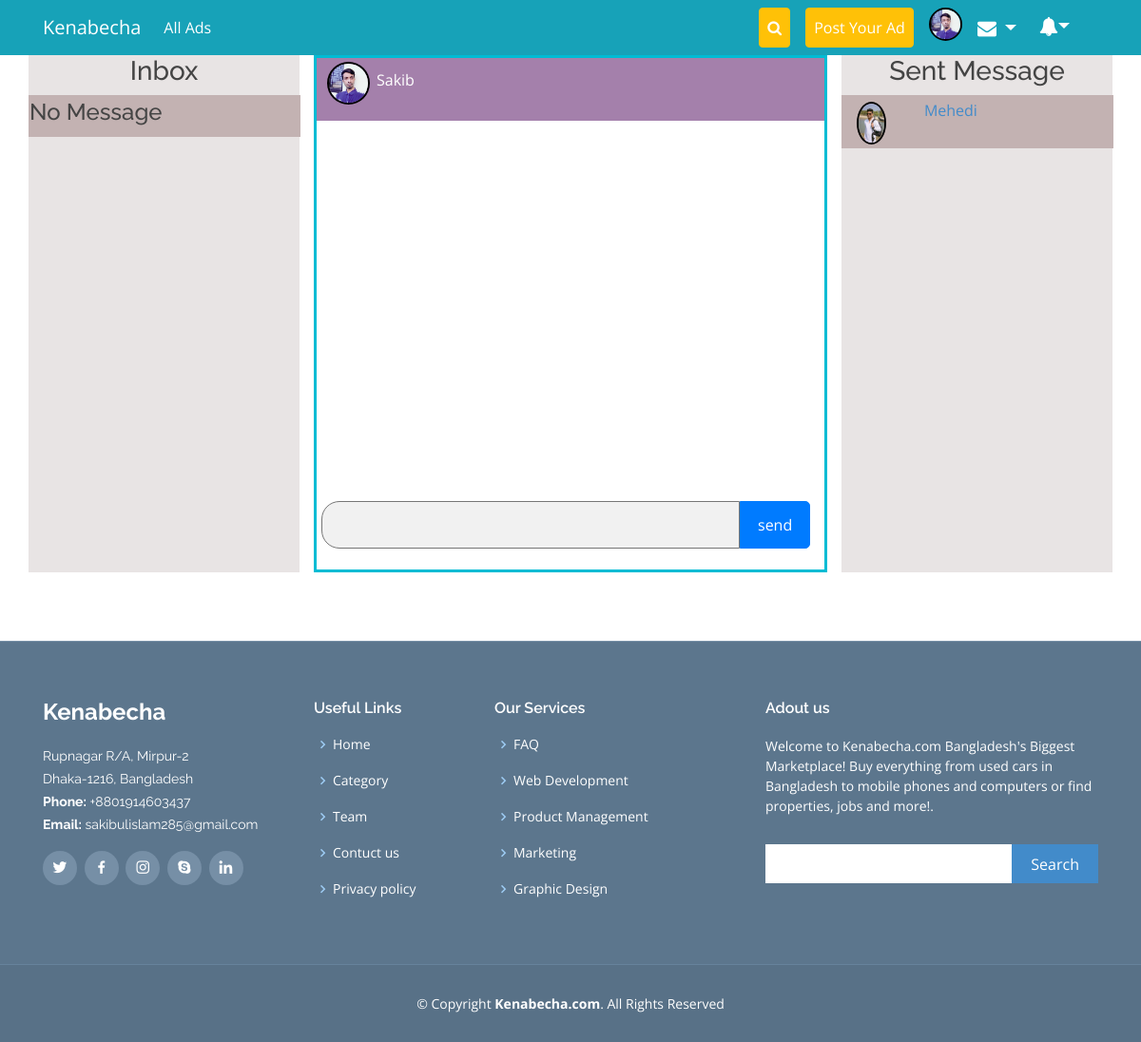
Screenshot of /messenger.php (signed in) with the database file from the repository.
### tables this page shows
CREATE TABLE `users` (
  `user_id` int(11) NOT NULL,
  `user_email` varchar(255) NOT NULL,
  `user_name` varchar(255) NOT NULL,
  `user_phone` varchar(255) NOT NULL,
  `user_photo` text NOT NULL,
  `user_pass` varchar(255) NOT NULL,
  `user_notf` varchar(50) DEFAULT NULL
);

### messenger.php (the view, shortened to what this page needs)
<?php include "includes/header.php" ?>
<?php if ($_SESSION['u_l'] == true){
$qry_id = $_SESSION['user_id'];
	?>
<?php
global $connection;
if (isset($_GET['rsvr_id'])) {
	$post_user_id=$_GET['rsvr_id'];
	 $_SESSION['post_user_id'] = $post_user_id ;
	$query = "SELECT * FROM users WHERE user_id = $post_user_id ";
 $result = mysqli_query($connection,$query);
 if ($result) {
 	$rwww = mysqli_fetch_array($result);
 	$pics = $rwww['user_photo'];
 	$okz = $rwww['user_name'];
 }
}else{
if (isset($_SESSION['post_user_id'])) {
	$post_user_id=$_SESSION['post_user_id'] ;
	$query = "SELECT * FROM users WHERE user_id = $post_user_id ";
 $result = mysqli_query($connection,$query);
 if ($result) {
 	$rwww = mysqli_fetch_array($result);
 	$here_id = $rwww['user_id'];
 	$pics = $rwww['user_photo'];
 	$okz = $rwww['user_name'];
 	$_SESSION['post_user_id']=$here_id;
 }
}else{
$querys = "SELECT sender_id,reciever_id FROM massage WHERE reciever_id = $qry_id OR sender_id = $qry_id GROUP BY reciever_id ORDER BY msg_status";
 $results = mysqli_query($connection,$querys);
 $cnnts= mysqli_num_rows($results);
 if ($results && $cnnts>0) {
 	$arr = mysqli_fetch_array($results);
 	$sender_ids = $arr['sender_id'];
 	$querys = "SELECT user_id,user_name,user_photo FROM users WHERE user_id = $sender_ids ";
 		$results = mysqli_query($connection,$querys);
 		$cnnts= mysqli_num_rows($results);
 		if ($results && $cnnts >0) {
 		$arrp = mysqli_fetch_array($results);
 			$pics = $arrp['user_photo'];
 			$okz = $arrp['user_name'];
 		  }else{
 				echo "<script>alert('No massages');</script>";
 				echo "<script>window.location= 'ads.php'</script>";
 		}
 }else{
 	echo "<script>alert('No massages');</script>";
 	echo "<script>window.location= 'ads.php'</script>";
 }
}
}
 ?>
<div class="container">
	<div class="row">
		<div class="col-md-3" style="background: #e8e4e4;">
			<h3 class="text-center">Inbox</h3>
			<?php
if (isset($_GET['get_msg'])==5) {
 	$query = "SELECT sender_id FROM massage WHERE reciever_id = $qry_id GROUP BY sender_id ORDER BY msg_status ASC";
 $result = mysqli_query($connection,$query);
 $cnnt= mysqli_num_rows($result);
 if ($result && $cnnt>0) {
 	while ($rwwwpp = mysqli_fetch_assoc($result)) {
 		$sender_ids = $rwwwpp['sender_id'];
 			$querys = "SELECT user_id,user_name,user_photo FROM users WHERE user_id = $sender_ids";
 		$results = mysqli_query($connection,$querys);
 		$cont_sendr_is = mysqli_num_rows($results);
 		if ($results && $cont_sendr_is>0) {
 		while ($row1 = mysqli_fetch_assoc($results)) {
 			$two_id = $row1['user_id'];
 			$two_name = $row1['user_name'];
 			$two_photo = $row1['user_photo'];
 			?>
 			<div class="sidedsn">
				<div class="row">
					<div class="col-md-3">
						<img style="max-width: 45px;max-height: 45px;border-radius: 100%; border:2px solid black;margin-top:3px;margin-right: 7px;" src="assets/img/<?php echo $two_photo; ?>" alt="">
					</div>
					<div class="col-md-9">
						<a href="?rsvr_id=<?php echo $two_id; ?>"><p><?php echo $two_name ?></p></a>
					</div>
				</div>
			</div>
 		<?php } }else{?>
				<div class="sidedsn">
				<div class="row">
					<h4>Oppss!!No User</h4>
				</div>
			</div>
 		<?php }
 	}
 }else{ ?>
 	 	<div class="sidedsn">
				<div class="row">
					<h4>No Message</h4>
				</div>
			</div>
 <?php }
}else{
 	$query = "SELECT sender_id FROM massage WHERE reciever_id = $qry_id ORDER BY msg_status ASC";
 $result = mysqli_query($connection,$query);
 $cnnt= mysqli_num_rows($result);
 if ($result && $cnnt>0) {
 	while ($rwwwpp = mysqli_fetch_assoc($result)) {
 		$sender_ids = $rwwwpp['sender_id'];
 			$querys = "SELECT user_id,user_name,user_photo FROM users WHERE user_id = $sender_ids ORDER BY user_id";
 		$results = mysqli_query($connection,$querys);
 		$cont_sendr_is = mysqli_num_rows($results);
 		if ($results && $cont_sendr_is>0) {
 		while ($row1 = mysqli_fetch_assoc($results)) {
 			$two_id = $row1['user_id'];
 			$two_name = $row1['user_name'];
 			$two_photo = $row1['user_photo'];
 			?>
 			<div class="sidedsn">
				<div class="row">
					<div class="col-md-3">
						<img style="max-width: 45px;max-height: 45px; border-radius: 100%; border:2px solid black;margin-top:3px;margin-right: 7px;" src="assets/img/<?php echo $two_photo; ?>" alt="">
					</div>
					<div class="col-md-9">
						<a href="?rsvr_id=<?php echo $two_id; ?>"><p><?php echo $two_name ?></p></a>
					</div>
				</div>
			</div>
 		<?php } }else{?>
				<div class="sidedsn">
				<div class="row">
					<h4>Oppss!!No User</h4>
				</div>
			</div>
 		<?php }
 	}
 }else{ ?>
 	 	<div class="sidedsn">
				<div class="row">
					<h4>No Message</h4>
				</div>
			</div>
 <?php }
 }
			 ?>
		</div>
		<div class="col-md-6">
			<div class="all-bx" id="myForm">
				<div style="background-color: #a480ab;padding: 1px;" class="chthd">
					<p style="margin-left: 10px; margin-top:0px;color:white" ><img style="max-width: 45px;max-height: 45px;border-radius: 50%; border:2px solid black;margin-top:3px;margin-right: 7px;" src="assets/img/<?php echo $pics; ?>" alt=""><?php echo $okz; ?></p>
				</div>
				<div class="both" id="parentDiv">
 							<?php
 						global $connection;
                                    ?>
		        </div>
        	<form action=" send.php" method="post">
			  <div class="form-group">
			    <div class="row">
			    	<div class="col-md-10">
			    		<textarea name="msg" id="msg" class="textareas" required></textarea>
			    	</div>
			    	<div class="col-md-2">
			    		 <input type="submit" name="send" value="send" class="btn btn-primary inptbtn">
			    	</div>
			    </div>
			  </div>
		</form>
      </div>
          </div>
				<div class="col-md-3" style="background: #e8e4e4;">
			<h3 class="text-center">Sent Message</h3>
			<?php
if (isset($_GET['get_msg'])==5) {
 	$query = "SELECT reciever_id FROM massage WHERE sender_id = $qry_id GROUP BY reciever_id ORDER BY msg_status ASC";
 $result = mysqli_query($connection,$query);
 $cnnt= mysqli_num_rows($result);
 if ($result && $cnnt>0) {
 	while ($rwwwpp = mysqli_fetch_assoc($result)) {
 		$reciever_ids = $rwwwpp['reciever_id'];
 			$querys = "SELECT user_id,user_name,user_photo FROM users WHERE user_id = $reciever_ids";
 		$results = mysqli_query($connection,$querys);
 		$cont_sendr_is = mysqli_num_rows($results);
 		if ($results && $cont_sendr_is>0) {
 		while ($row1 = mysqli_fetch_assoc($results)) {
 			$two_id = $row1['user_id'];
 			$two_name = $row1['user_name'];
 			$two_photo = $row1['user_photo'];
 			?>
 			<div class="sidedsn">
				<div class="row">
					<div class="col-md-3">
						<img style="max-width: 45px;max-height: 45px;border-radius: 50%; border:2px solid black;margin-top:3px;margin-right: 7px;" src="assets/img/<?php echo $two_photo; ?>" alt="">
					</div>
					<div class="col-md-9">
						<a href="?rsvr_id=<?php echo $two_id; ?>"><p><?php echo $two_name ?></p></a>
					</div>
				</div>
			</div>
 		<?php } }else{?>
				<div class="sidedsn">
				<div class="row">
					<h4>Oppss!!No User</h4>
				</div>
			</div>
 		<?php }
 	}
 }else{ ?>
 	 	<div class="sidedsn">
				<div class="row">
					<h4>No Sent Message</h4>
				</div>
			</div>
 <?php }
}else{
 	$query = "SELECT reciever_id FROM massage WHERE sender_id = $qry_id GROUP BY reciever_id ORDER BY msg_status ASC";
 $result = mysqli_query($connection,$query);
 $cnnt= mysqli_num_rows($result);
 if ($result && $cnnt>0) {
 	while ($rwwwpp = mysqli_fetch_assoc($result)) {
 		$reciever_ids = $rwwwpp['reciever_id'];
 			$querys = "SELECT user_id,user_name,user_photo FROM users WHERE user_id = $reciever_ids";
 		$results = mysqli_query($connection,$querys);
 		$cont_sendr_is = mysqli_num_rows($results);
 		if ($results && $cont_sendr_is>0) {
 		while ($row1 = mysqli_fetch_assoc($results)) {
 			$two_id = $row1['user_id'];
 			$two_name = $row1['user_name'];
 			$two_photo = $row1['user_photo'];
 			?>
 			<div class="sidedsn">
				<div class="row">
					<div class="col-md-3">
						<img style="max-width: 45px;max-height: 45px;border-radius: 100%; border:2px solid black;margin-top:3px;margin-right: 7px;" src="assets/img/<?php echo $two_photo; ?>" alt="">
					</div>
					<div class="col-md-9">
						<a href="?rsvr_id=<?php echo $two_id; ?>"><p><?php echo $two_name ?></p></a>
					</div>
				</div>
			</div>
 		<?php } }
 	}
 }
 }
			 ?>
		</div>
		</div>
	</div>
<?php }else{
	header("Location:ads.php");
} ?>
<br><br>
<br>
<?php include "includes/footer.php" ?>

### includes/header.php (shortened to what this page needs)
<!DOCTYPE html>
<html lang="en">
	<head>
		<link rel="stylesheet" href="assets/css/bootstrap.min.css">
		<link rel="stylesheet" href="assets/css/font-awesome.min.css">
		<link rel="stylesheet" href="style.css">
	</head>
	<body>
		<nav class="navbar navbar-expand-sm navbar-dark bg-info">
			<div class="container">
				<a class="navbar-brand" href="index.php">Kenabecha</a>
				<ul class="navbar-nav mr-auto">
					<li class="nav-item active">
						<a class="nav-link" href="ads.php">All Ads</a>
					</li>
				</ul>
				<?php
				global $connection;
					if (isset($_SESSION['user_email']) || isset($_SESSION['user_pass'])) {
						$user_email=$_SESSION['user_email'];
						$query="SELECT user_photo FROM users WHERE user_email= '$user_email' ";
						$result = mysqli_query($connection,$query);
						while ($row=mysqli_fetch_assoc($result)) {
							$user_phto = $row['user_photo'];
						}
						?>
						<ul class="navbar-nav" style="margin-right:30px; ">
							<li id="myBtn" class="nav-item active mr-3">
								<a class="nav-link btn btn-warning" href="#"><i class="fa fa-search"></i></a>
							</li>
							<li class="nav-item active">
								<a class="nav-link btn btn-warning" href="post_an_ad.php">Post Your Ad</a>
							</li>
							<div class="dropdown ml-3">
								<img class="dropdown-toggle" data-toggle="dropdown" style="height: 35px; width: 35px; border-radius: 50%; border-style: solid; border-color: black;border-width: 2px;" src="assets/img/<?php echo $user_phto; ?>" alt="">
							</div>
							<div class="dropdown ml-3">
								<i style="font-size: 20px; color:#fff; margin-top: 10px;" class="dropdown-toggle fa fa-envelope" data-toggle="dropdown" aria-hidden="true"><span style="color:red;font-weight:bold;padding:2px;font-size: 22px;margin-bottom: 10px;"><?php echo $ttl_msg>0 ?$ttl_msg :'' ?></span></i>
							</div>
							<div class="dropdown ml-4">
								<?php
									$user_email=$_SESSION['user_email'];
									$queries = "SELECT user_notf FROM users WHERE user_email = '$user_email' ";
									$resultz = mysqli_query($connection,$queries);
									if ($resultz) {
										$notf = mysqli_fetch_array($resultz);
										$numbz = $notf['user_notf'];
									$queryx="SELECT * FROM post WHERE post_status= 1 AND post_user_email != '$user_email' AND selling_status = 0 ";
									$resultx = mysqli_query($connection,$queryx);
									if ($resultx) {
										$numx = mysqli_num_rows($resultx);
									}
									if ($numbz==$numx) {
										$notification=0;
									}else if(($numx-$numbz)>3){
											$notification=3;
									}else{
										$notification= ($numx-$numbz);
									}
									if ($notification>0) {
									$query = "SELECT * FROM post WHERE post_status = 1 AND post_user_email != '$user_email' AND selling_status = 0 ORDER BY post_id DESC LIMIT $notification ";
									$result = mysqli_query($connection,$query);
									if ($result) {
										$num = mysqli_num_rows($result);
										if ($num>0){
									$qr = "SELECT * FROM post WHERE post_user_email = '$user_email' AND post_mark = 1 AND selling_status = 0 ";
									$rlt = mysqli_query($connection,$qr);
									$ap_notf = mysqli_num_rows($rlt);
										?>
										<i style="font-size: 20px; color:#fff; margin-top: 10px;" class="dropdown-toggle fa fa-bell" data-toggle="dropdown" aria-hidden="true"><span style="color:red;font-weight:bold;padding:2px;font-size: 22px;margin-bottom: 10px;"><?php echo ($num+$ap_notf); ?></span></i>
										<div class="dropdown-menu">
											<?php
											while ($row=mysqli_fetch_assoc($result)) {
											$post_id = $row['post_id'];
											$post_title = $row['post_title'];
											?>
											<a class="dropdown-item" href="another_single.php?post_id=<?php echo $post_id; ?>"><?php echo $post_title; ?></a>
											<?php	}if($ap_notf>0){ ?>
											<a style="color: green;" class="dropdown-item" href="post_an_ad.php?markaprv">Your<?php echo " ".$ap_notf." "; ?> Post Has</br>  been Approved.</a>
											<?php }
											?>
												<a style="color:red;" class="dropdown-item" href="?mrk_all">Mark All as Read</a>
											<?php
											 }
										}
										}else{
											$qr = "SELECT * FROM post WHERE post_user_email = '$user_email' AND post_mark = 1";
											$rlt = mysqli_query($connection,$qr);
											$ap_notf = mysqli_num_rows($rlt);
											if ($ap_notf>0) { ?>
											<i style="font-size: 20px; color:#fff; margin-top: 10px;" class="dropdown-toggle fa fa-bell" data-toggle="dropdown" aria-hidden="true"><span style="color:red;font-weight:bold;padding:2px;font-size: 22px;margin-bottom: 10px;"><?php echo $ap_notf; ?></span></i>
										<div class="dropdown-menu">
											<a style="color: green;" class="dropdown-item" href="post_an_ad.php?markaprv">Your<?php echo " ".$ap_notf." "; ?> Post Has</br>  been Approved.</a>
												<a style="color:red;" class="dropdown-item" href="?mrk_all">Mark All as Read</a>
											<?php }else{
											 ?>
												<i style="font-size: 20px; color:#fff; margin-top: 10px;" class="dropdown-toggle fa fa-bell" data-toggle="dropdown" aria-hidden="true"></i>
												<?php   }}}else{
													die("error".mysqli_error($connection));
												}  ?>
										 </div>
							</div>
					<?php
				}
				 ?>
		</nav>

### style.css (style rules this page uses)
body { font-family: sans-serif; font-size: 16px; font-weight: normal; line-height: 1.7; }
article,aside,details,figcaption,figure, footer,header,hgroup,menu,nav,section { display:block; }
img { max-width: 100%; }
.textareas { width: 100%; padding: 5px; margin: 0px 0px 0px 5px; border-radius: 19px 0 0 19px; background: #f1f1f1; resize: none; max-height: 50px; overflow-y: hidden; overflow-x: hidden; }
.all-bx { overflow: hidden; display: block; border: 3px solid #00BCD4 }
.all-bx .both { height: 400px; width: 100%; background: white; border: solid 2px white; overflow: scroll; overflow-x: hidden; overflow-y: scroll; }
input.btn.btn-primary.inptbtn { margin-left: -25px; padding: 12px 18px; border-radius: 0 5px 5px 0; }
.sidedsn { background: #c3b2b2; padding: 4px 16px; width: 112%; margin-left: -15px; margin-top: 5px; margin-bottom: 5px; }

### Design/countercss/css/style.css (style rules this page uses)
body { font-family: "Open Sans", sans-serif; color: #444; }
a { color: #428bca; }
h1, h2, h3, h4, h5, h6, .font-primary { font-family: "Raleway", sans-serif; }

### includes/header.php (style rules this page uses)
body { font-family: Arial, Helvetica, sans-serif; }

### rows the page displays
users: user_photo (picture), user_name "Sakib"
users: user_photo (picture), user_name "Mehedi"
